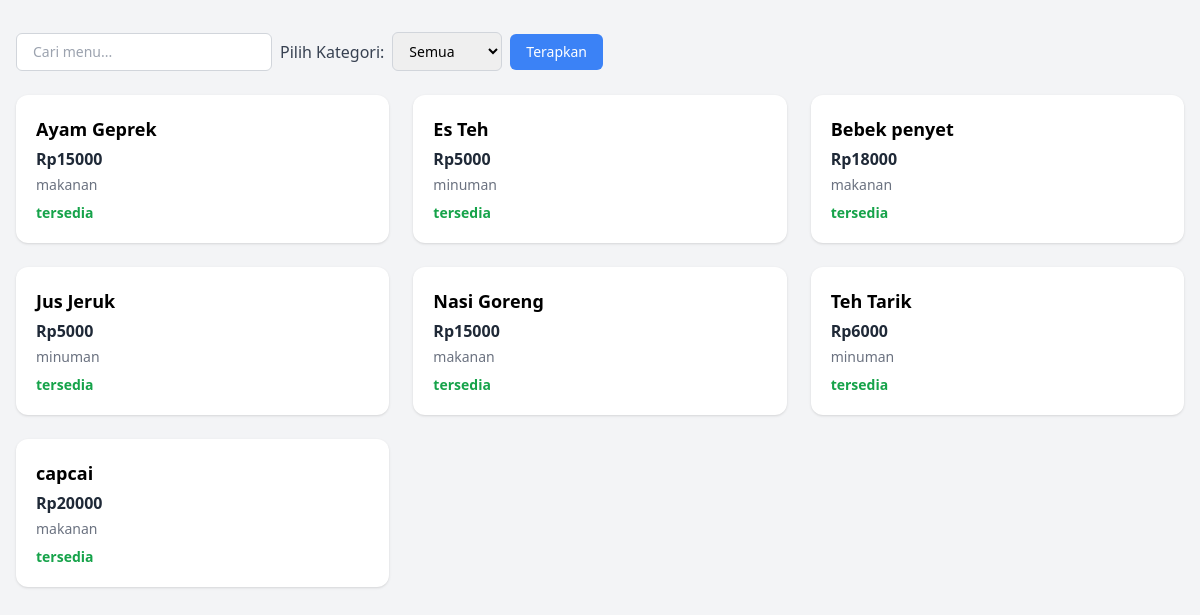
/listmenu.php, run on the app's committed database.
### tables this page shows
CREATE TABLE `list_menu` (
  `ID` int(11) NOT NULL,
  `nama_menu` varchar(200) NOT NULL,
  `kategori` varchar(100) NOT NULL,
  `harga` int(200) NOT NULL,
  `ketersediaan` tinyint(1) NOT NULL
);

### config/function.php (called while the page is built, shortened)
<?php
$conn = mysqli_connect("localhost", "root", "", "restopro");
function query($query) {
    global $conn;
    $result = mysqli_query($conn, $query);
    $rows = [];
    while ($row = mysqli_fetch_assoc($result)) {
        $rows[] = $row;
    }
    return $rows;
}
?>

### public/listmenu.php (the view, shortened to what this page needs)
<?php
require __DIR__ . "/../config/function.php";
$listMenu = query("SELECT * FROM list_menu");
?>
<!DOCTYPE html>
<html lang="en">
<head>
  <script src="https://cdn.tailwindcss.com"></script>
</head>
<body class="bg-gray-100 font-sans">
  <section class="max-w-7xl mx-auto px-4 py-8">
    <div class="mb-6">
      <div class="flex flex-col sm:flex-row sm:items-center sm:justify-between gap-4">
        <form method="GET" class="flex flex-col sm:flex-row gap-2 items-center">
          <input type="text" name="search" id="keywordMenu"
            placeholder="Cari menu..."
            class="border border-gray-300 rounded-md px-4 py-2 text-sm focus:outline-none focus:ring-2 focus:ring-blue-500 w-full sm:w-64" />
          <label for="filter" class="text-gray-700 font-medium">Pilih Kategori:</label>
          <select name="kategori" id="filter"
            class="border border-gray-300 rounded-md px-3 py-2 text-sm focus:outline-none focus:ring-2 focus:ring-blue-500">
            <option value="semua">Semua</option>
          </select>
          <button type="submit" class="bg-blue-500 text-white px-4 py-2 rounded-md text-sm">Terapkan</button>
        </form>
      </div>
    </div>
    <div class="grid gap-6 grid-cols-1 sm:grid-cols-2 md:grid-cols-3" id="container-menu">
    <?php foreach($listMenu as $menu) : ?>
      <div class="bg-white rounded-xl shadow hover:shadow-lg transition-shadow p-5">
        <h3 class="text-lg font-semibold mb-1"><?= htmlspecialchars($menu['nama_menu']) ?></h3>
        <p class="text-gray-800 font-bold">Rp<?= htmlspecialchars($menu['harga']) ?></p>
        <p class="text-sm text-gray-500 mt-1 mb-2"><?= htmlspecialchars($menu['kategori']) ?></p>
        <p class="text-sm font-bold <?= $menu['ketersediaan'] ? 'text-green-600' : 'text-red-600' ?>">
          <?= $menu['ketersediaan'] ? 'tersedia' : 'kosong' ?>
        </p>
      </div>
    <?php endforeach ?>
    </div>
  </section>
</body>
</html>

### data on the page
list_menu: nama_menu "Ayam Geprek", harga "15000", kategori "makanan", ketersediaan "tersedia"
list_menu: nama_menu "Es Teh", harga "5000", kategori "minuman", ketersediaan "tersedia"
list_menu: nama_menu "Bebek penyet", harga "18000", kategori "makanan", ketersediaan "tersedia"
list_menu: nama_menu "Jus Jeruk", harga "5000", kategori "minuman", ketersediaan "tersedia"
list_menu: nama_menu "Nasi Goreng", harga "15000", kategori "makanan", ketersediaan "tersedia"
list_menu: nama_menu "Teh Tarik", harga "6000", kategori "minuman", ketersediaan "tersedia"
list_menu: nama_menu "capcai", harga "20000", kategori "makanan", ketersediaan "tersedia"
